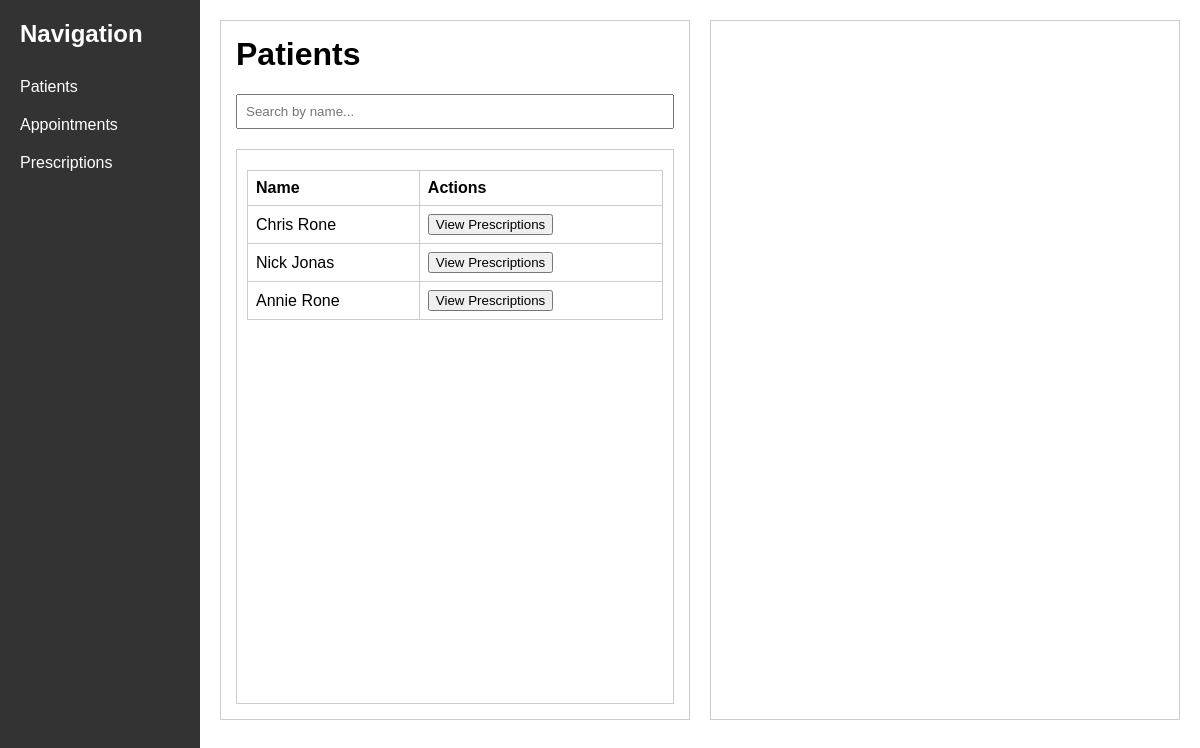
The page /prescriptions on the database its author committed.
### tables this page shows
CREATE TABLE patients (
                    id INTEGER PRIMARY KEY AUTOINCREMENT,
                    first_name TEXT,
                    last_name TEXT,
                    dob TEXT,
                    email TEXT,
                    address TEXT,
                    gender TEXT
                  );

### app.py (the view, shortened to what this page needs)
@app.route('/prescriptions', methods=['GET', 'POST'])
def prescriptions():
    conn = get_db_connection()
    current_action = None # 'view_prescriptions', 'add_prescription', 'edit'
    current_patient_id = None
    current_patient_prescriptions = []
    edit_prescription_data = None
    all_patients = conn.execute("SELECT * FROM patients ORDER BY id ASC").fetchall()
    if current_action == 'view_prescriptions' and current_patient_id:
        current_patient_prescriptions = conn.execute("SELECT * FROM prescriptions WHERE patient_id = ? ORDER BY id ASC",
                                                     (current_patient_id,)).fetchall()
    if current_action == 'edit':
        return render_template('prescriptions.html',
                               all_patients=all_patients,
                               current_action=current_action,
                               current_patient_id=current_patient_id,
                               current_patient_prescriptions=current_patient_prescriptions,
                               edit_prescription=edit_prescription_data)
    else:
        return render_template('prescriptions.html',
                               all_patients=all_patients,
                               current_action=current_action,
                               current_patient_id=current_patient_id,
                               current_patient_prescriptions=current_patient_prescriptions)

### app.py (called while the page is built)
def get_db_connection():
    conn = sqlite3.connect(DATABASE)
    conn.row_factory = sqlite3.Row
    return conn

### templates/prescriptions.html (shortened to what this page needs)
{% extends "base.html" %}
{% block content %}
<div class="content-container">
    <div class="left-column">
        <h1>Patients</h1>
        <input type="text" class="list-search-input" placeholder="Search by name..." />
        <div class="patient-list-container">
            <table id="patient-table">
                <tr>
                    <th>Name</th><th>Actions</th>
                </tr>
                {% for patient in all_patients %}
                <tr>
                    <td>{{ patient.first_name }} {{ patient.last_name }}</td>
                    <td>
                        <form method="post" action="/prescriptions" style="display:inline;">
                            <button type="submit">View Prescriptions</button>
                        </form>
                    </td>
                </tr>
                {% endfor %}
            </table>
        </div>
    </div>
    <div class="right-column">
    </div>
</div>
{% endblock %}

### templates/base.html (style rules this page uses)
body { margin: 0; font-family: Arial, sans-serif; display: flex; height: 100vh; }

### templates/prescriptions.html (style rules this page uses)
.content-container { display: flex; gap: 20px; height: 700px; }
.left-column, .right-column { width: 50%; border: 1px solid #ccc; padding: 15px; display: flex; flex-direction: column; box-sizing: border-box; height: 100%; }
h1, h2 { margin-top: 0; }
.patient-list-container { flex: 1; overflow-y: auto; border: 1px solid #ccc; padding: 10px; box-sizing: border-box; margin-top: 10px; }
table { border-collapse: collapse; width: 100%; margin-top:10px; }
table, th, td { border:1px solid #ccc; }
th, td { padding:8px; text-align:left; }
.list-search-input { width: 100%; padding: 8px; box-sizing: border-box; margin-bottom: 10px; }

### rows shown on the page
patients: first_name "Chris", last_name "Rone"
patients: first_name "Nick", last_name "Jonas"
patients: first_name "Annie", last_name "Rone"
